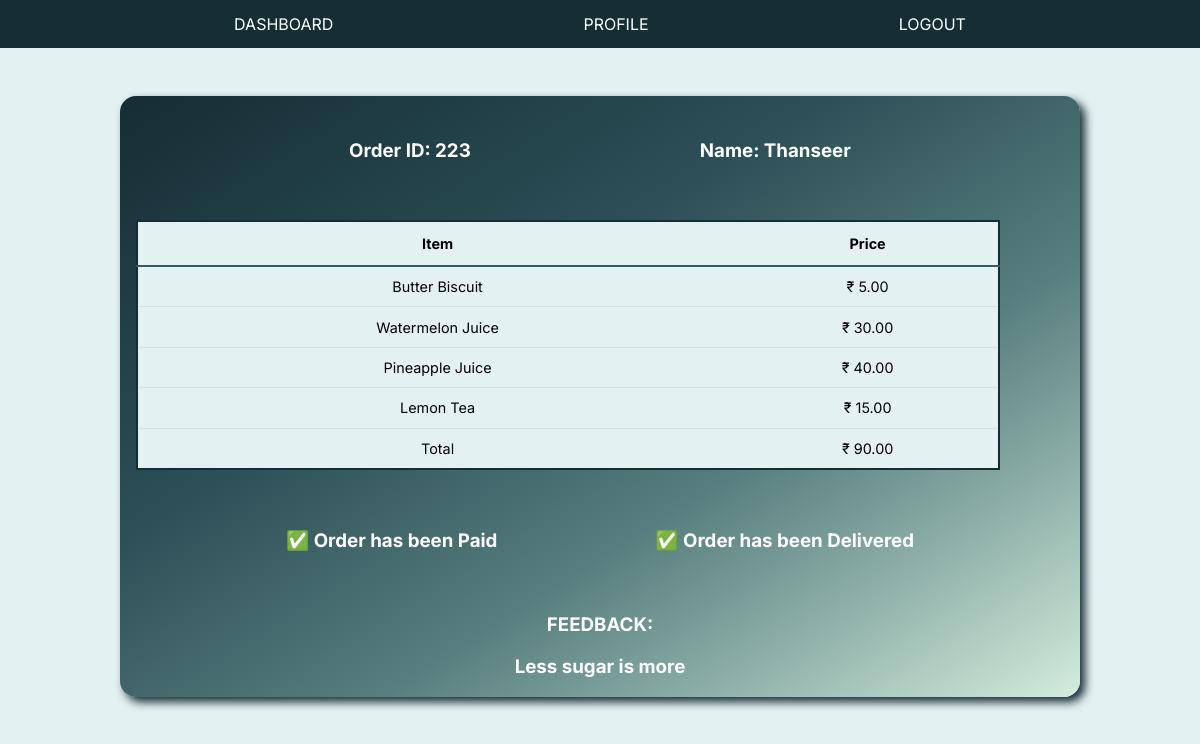
Page /restaurent/orders/223/ on the committed database.
### rishabs/models.py (models this page shows, shortened)
class OrderModel(models.Model):
    created_on = models.DateTimeField(auto_now_add=True)
    price = models.DecimalField(max_digits=7, decimal_places=2)
    items = models.ManyToManyField('MenuItem', related_name='order', blank=True)
    order_user = models.ForeignKey(User, related_name='userinfo',on_delete=models.CASCADE)
    is_paid = models.BooleanField(default=False)
    is_delivered = models.BooleanField(default=False)
    feedback = models.CharField(max_length=100,default="")

class User(AbstractUser):
    phone_number = models.CharField(max_length=12, unique=True)
    is_phone_verified = models.BooleanField(default=False)
    otp = models.CharField(max_length=6)
    USERNAME_FIELD = 'phone_number'
    REQUIRED_FIELDS = []
    objects = UserManager()

class MenuItem(models.Model):
    name = models.CharField(max_length=100)
    description = models.TextField()
    image = models.ImageField(upload_to='menu_images/')
    price = models.DecimalField(max_digits=5, decimal_places=2)
    category = models.ManyToManyField('Category', related_name='item')

### restaurent/views.py (the view)
# urls.py: path('orders/<int:pk>/', views.order_details, name="order_details")
def order_details(request,pk):
    if request.method == "POST":
        order = OrderModel.objects.get(pk=pk)
        if "del" in request.POST:
            order.is_delivered = True
            order.save()
        elif "pay" in request.POST:
            order.is_paid = True
            order.save()
            context = {
                "username":order.order_user.username,
                "price":order.price,
                "items":order.items,
            }
            template = render_to_string('restaurent/email_template.html',context)
            email = EmailMessage(
                'Thanks for purchasing at Rishabs!',
                template,
                settings.EMAIL_HOST_USER,
                [order.order_user.email],
            )
            email.fail_silently=False
            email.send()
        elif "can" in request.POST:
            order.delete()
            orders = OrderModel.objects.all()
            total_revenue = 0
            for order in orders:
                total_revenue += order.price
            context = {
                'orders':orders,
                'total_revenue':total_revenue,
                'total_orders':len(orders),
            }
            return render(request, 'restaurent/dashboard.html',context)
        context = {
            'order':order
        }
        return render(request, 'restaurent/order_details.html',context)
    else:
        check = OrderModel.objects.filter(pk=pk)
        if len(check)>0:
            order = OrderModel.objects.get(pk=pk)
        else:
            return dashboard_view(request)
        str = ""
        for i in range(2,len(order.feedback)-2):
            str+=order.feedback[i]
        context = {
            'order':order,
            'feedback': str
        }
        return render(request, 'restaurent/order_details.html',context)

### restaurent/templates/restaurent/order_details.html (shortened to what this page needs)
{% extends 'restaurent/layout3.html' %}
{% block content %}
<div class="order-details">
    <div class="orderid-name">
        <div>
            <h3>Order ID: {{order.id}}</h3>
        </div>
        <div>
            <h3>Name: {{order.order_user.username}}</h3>
        </div>
    </div>
    <div class="order-details-div">
        <table class="styled-table1">
            <thead>
                <th>Item</th>
                <th>Price</th>
            </thead>
            <tbody>
                {% for item in order.items.all %}
                <tr>
                    <td>{{ item.name }}</td>
                    <td>&#x20b9; {{ item.price }}</td>
                </tr>
                {% endfor %}
                <tr id="order-total">
                    <td>Total</td>
                    <td>&#x20b9; {{ order.price }}</td>
                </tr>
            </tbody>
        </table>
    </div>
    <div class="order-footer">
        {% if order.is_paid %}
            <div class="order-footer-l">
                <h3>&#x2705; Order has been Paid</h3>
            </div>
            <div class="order-footer-r">
                {% if order.is_delivered %}
                    <h3>&#x2705; Order has been Delivered</h3>
                {% else %}
                    <form method="POST">
                        {% csrf_token %}
                        <button type="submit" class="nice" name="del"><h3>Mark as Delivered</h3></button>
                    </form>
                {% endif %}
            </div>
        {% endif %}
    </div>
    {% if feedback %}
        <div><h3>FEEDBACK:</h3></div>
        <div><h3>{{ feedback }}</h3></div>
    {% endif %}
</div>
{% endblock %}

### restaurent/static/css/dash.css (style rules this page uses)
* { font-family: "Inter"; }
body { margin: 0px; background-color: #e4f1f1; }
.order-details { background-image: linear-gradient(to left top, #d4ecdd, #b3d0c4, #93b4ac, #759995, #587e7f, #496e72, #3a5e64, #2c4f57, #26464e, #203e46, #1b353d, #152d35); margin-top: 3rem; width: 80%; align-self: center; color: white; border-radius: 1rem; box-shadow: 5px 5px 10px #152D35; }
.orderid-name { padding-block: 1.5rem; display: flex; flex-direction: row; justify-content: space-evenly; }
.styled-table1 { border-collapse: collapse; font-size: 0.9em; width: 90%; background-color: #e4f1f1; color: black; margin: 1rem; border: 2px solid #152D35; }
.styled-table1 thead th { color: black; text-align: center; padding-block:0.8rem; border-bottom: 2px solid #345B63; }
.styled-table1 td { padding-block: 0.7rem; }
.styled-table1 tbody tr { border-bottom: 1px solid #dddddd; }
.order-footer { display: flex; flex-direction: row; justify-content: space-evenly; padding: 1rem; }
.order-footer-l,.order-footer-r { padding: 0.5rem; }
.order-footer-r { justify-content: center; }

### rows in the picture
OrderModel: id "223", order_user.username "Thanseer", price "90.00"
MenuItem: name "Butter Biscuit", price "5.00"
MenuItem: name "Watermelon Juice", price "30.00"
MenuItem: name "Pineapple Juice", price "40.00"
MenuItem: name "Lemon Tea", price "15.00"

### other values in the picture
{{ feedback }} "Less sugar is more"
